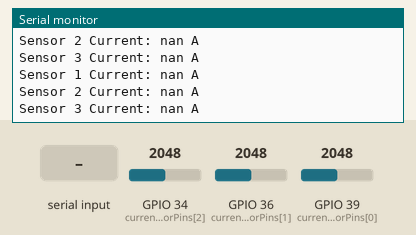
This sketch was run on a simulated ESP32. Shown: the last lines printed to the serial monitor. The test bench sets the inputs (shaded band); at power-on: GPIO 39 (currentSensorPins[0]) = 2048, GPIO 36 (currentSensorPins[1]) = 2048, GPIO 34 (currentSensorPins[2]) = 2048. EEPROM starts erased.

Above: at 2.2 s.
2.3 s: "cal0\n" received over Serial
At 3.5 s:
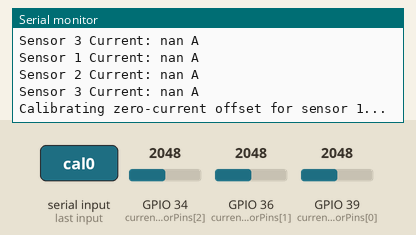
5.0 s: GPIO 39 (currentSensorPins[0]) set to 2866
At 6.2 s:
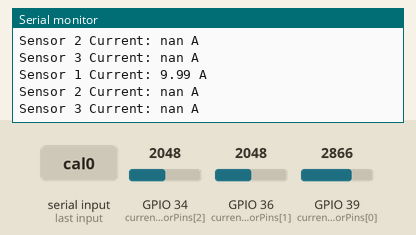
6.5 s: "cal1\n" received over Serial
At 7.1 s:
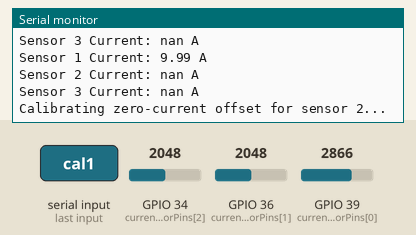
8.0 s: GPIO 36 (currentSensorPins[1]) set to 2866
At 9.1 s:
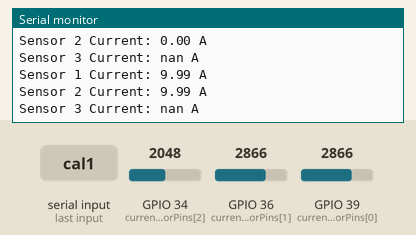
9.5 s: GPIO 36 (currentSensorPins[1]) set to 3603
At 10.8 s:
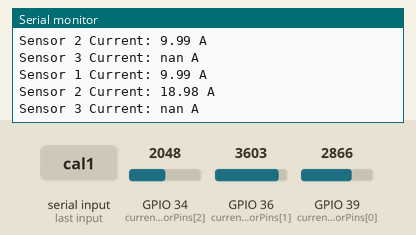
11.0 s: GPIO 39 (currentSensorPins[0]) set to 3603
At 11.9 s:
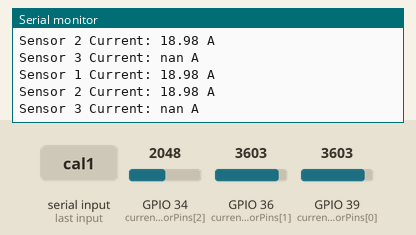
Timing chart, 0 to 13.5 s (numbered marks = the images above; inputs shaded):
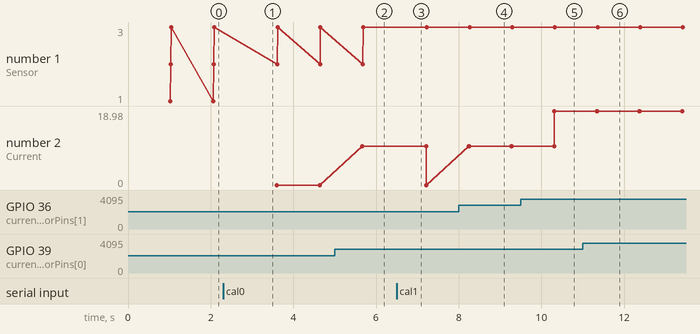

The sketch:

multi_single_sensor_cal.ino
```cpp
#include <EEPROM.h> // Include EEPROM library for ESP32

// Pin configuration
const int currentSensorPins[] = {39, 36, 34}; // ADC pins connected to the WCS sensor outputs
const int numSensors = 3;                    // Number of current sensors

// Sensor configuration
const float sensitivity = 66.0;    // Sensitivity in mV/A for WCS1800
const float voltageReference = 3.3; // ESP32 ADC reference voltage
const int adcResolution = 4096;    // ESP32 ADC resolution (12-bit)

// EEPROM configuration
const int eepromSize = 512;        // Total EEPROM size (ESP32 uses flash for this)
const int offsetAddresses[] = {0, 10, 20}; // EEPROM addresses for storing offsets for each sensor

// Sampling configuration
const int numSamples = 50;         // Number of samples to average
float offsetVoltages[numSensors];  // Offset voltages for each sensor
float currents[numSensors];        // Measured currents for each sensor

void setup() {
  Serial.begin(115200);
  delay(1000); // Allow some time for the serial monitor to start
  Serial.println("Multi-Sensor Current Measurement with EEPROM Calibration");

  // Initialize EEPROM
  if (!EEPROM.begin(eepromSize)) {
    Serial.println("Failed to initialize EEPROM!");
    while (1); // Halt the program if EEPROM initialization fails
  }

  // Load offsets from EEPROM
  for (int i = 0; i < numSensors; i++) {
    offsetVoltages[i] = readCalibrationFromEEPROM(i);
    Serial.print("Loaded offset voltage for sensor ");
    Serial.print(i + 1);
    Serial.print(": ");
    Serial.print(offsetVoltages[i], 3);
    Serial.println(" V");
  }

  Serial.println("Send 'cal0', 'cal1', or 'cal2' to calibrate sensors 1, 2, or 3 respectively.");
}

void loop() {
  // Check for serial input
  if (Serial.available()) {
    String command = Serial.readStringUntil('\n');
    command.trim(); // Remove any leading/trailing whitespace

    if (command == "cal0") {
      calibrateZeroCurrent(0);
    } else if (command == "cal1") {
      calibrateZeroCurrent(1);
    } else if (command == "cal2") {
      calibrateZeroCurrent(2);
    }
  }

  // Measure current for each sensor
  for (int i = 0; i < numSensors; i++) {
    currents[i] = measureCurrent(i);
    Serial.print("Sensor ");
    Serial.print(i + 1);
    Serial.print(" Current: ");
    Serial.print(currents[i], 2); // Print with 2 decimal points
    Serial.println(" A");
  }

  delay(1000); // Wait for a second before the next reading
}

// Function to measure current for a specific sensor
float measureCurrent(int sensorIndex) {
  float totalADC = 0.0;

  // Take multiple samples and accumulate the ADC readings
  for (int i = 0; i < numSamples; i++) {
    totalADC += analogRead(currentSensorPins[sensorIndex]);
    delayMicroseconds(100); // Small delay to allow ADC to stabilize (optional)
  }

  // Calculate the average ADC value
  float avgADC = totalADC / numSamples;

  // Convert average ADC value to voltage
  float sensorVoltage = (avgADC * voltageReference) / adcResolution;

  // Calculate current (sensitivity is in mV/A, so convert to V/A)
  return (sensorVoltage - offsetVoltages[sensorIndex]) / (sensitivity / 1000.0);
}

// Function to calibrate the zero-current offset for a specific sensor
void calibrateZeroCurrent(int sensorIndex) {
  float totalADC = 0.0;

  // Take multiple samples with no current
  Serial.print("Calibrating zero-current offset for sensor ");
  Serial.print(sensorIndex + 1);
  Serial.println("...");
  for (int i = 0; i < numSamples; i++) {
    totalADC += analogRead(currentSensorPins[sensorIndex]);
    delay(10); // Short delay between samples
  }

  // Calculate average ADC value and determine offset voltage
  float avgADC = totalADC / numSamples;
  offsetVoltages[sensorIndex] = (avgADC * voltageReference) / adcResolution;

  Serial.print("Calibration complete. New zero-current offset for sensor ");
  Serial.print(sensorIndex + 1);
  Serial.print(": ");
  Serial.print(offsetVoltages[sensorIndex], 3); // Print with 3 decimal points
  Serial.println(" V");

  // Save the new offset to EEPROM
  saveCalibrationToEEPROM(sensorIndex, offsetVoltages[sensorIndex]);
}

// Save the calibration offset to EEPROM for a specific sensor
void saveCalibrationToEEPROM(int sensorIndex, float offset) {
  int baseAddress = offsetAddresses[sensorIndex];
  uint32_t offsetData = *(uint32_t *)&offset; // Convert float to uint32_t for storage
  for (int i = 0; i < 4; i++) {
    EEPROM.write(baseAddress + i, (offsetData >> (i * 8)) & 0xFF);
  }
  EEPROM.commit(); // Save changes to EEPROM
  Serial.println("Calibration offset saved to EEPROM.");
}

// Read the calibration offset from EEPROM for a specific sensor
float readCalibrationFromEEPROM(int sensorIndex) {
  int baseAddress = offsetAddresses[sensorIndex];
  uint32_t offsetData = 0;
  for (int i = 0; i < 4; i++) {
    offsetData |= (EEPROM.read(baseAddress + i) << (i * 8));
  }
  return *(float *)&offsetData; // Convert uint32_t back to float
}
```

Measured:
- after the input at 2.3 s, the serial monitor: prints a new line after 0.78 s (image 1)
- after the input at 5.0 s, the serial monitor: prints a new line after 0.67 s (image 2)
- after the input at 6.5 s, the serial monitor: prints a new line after 0.19 s (image 3)
- after the input at 8.0 s, the serial monitor: prints a new line after 0.25 s (image 4)
- after the input at 9.5 s, the serial monitor: prints a new line after 0.82 s (image 5)
- after the input at 11.0 s, the serial monitor: prints a new line after 0.34 s (image 6)
- plotted number 2: 0 → 9.99 after the input at 5.0 s, 9.99 → 18.98 after the input at 9.5 s
